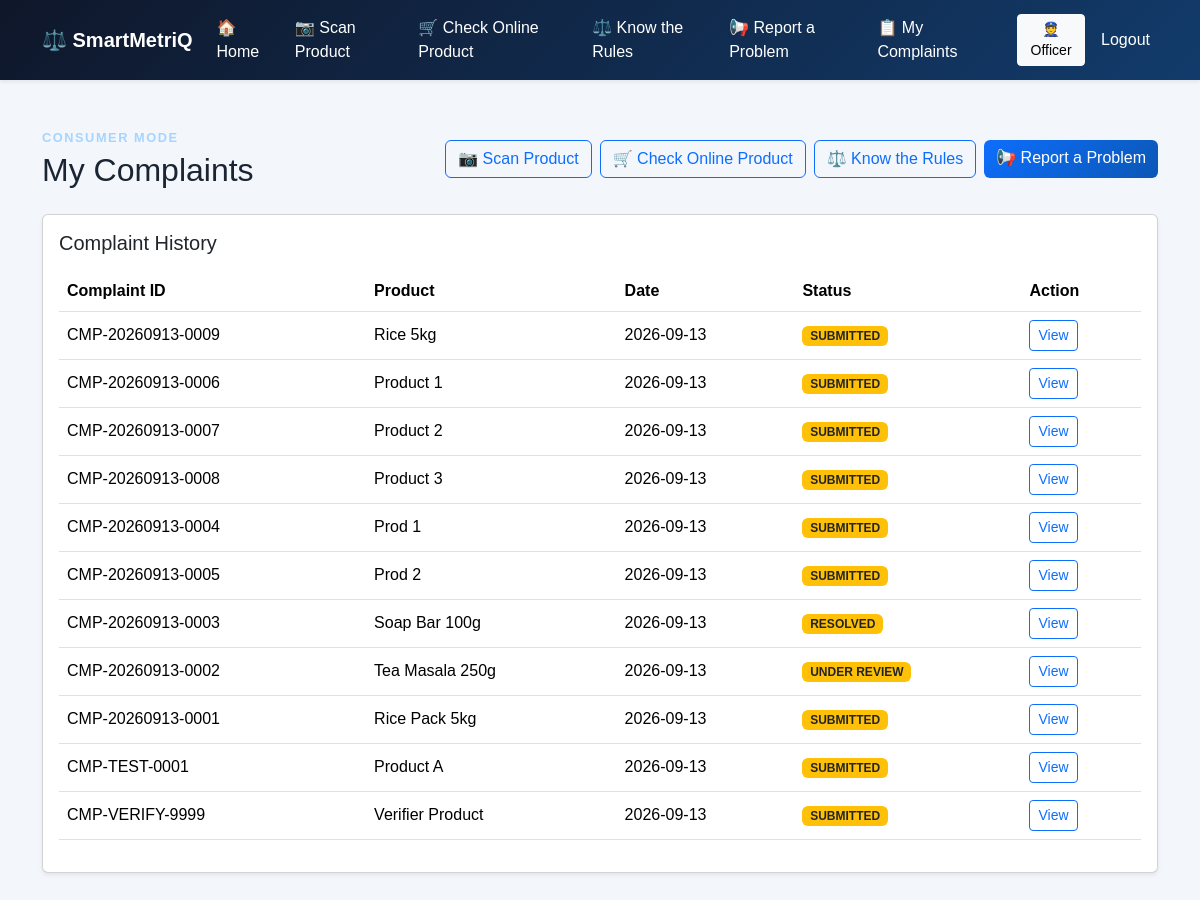
The app's page /consumer/dashboard (signed in) with its own data.
### tables this page shows
CREATE TABLE complaints (
            id INTEGER PRIMARY KEY AUTOINCREMENT,
            complaint_id TEXT UNIQUE,
            consumer TEXT,
            product_name TEXT,
            complaint_description TEXT,
            image_path TEXT,
            image_filename TEXT,
            ocr_result TEXT,
            extracted_data TEXT,
            compliance_result TEXT,
            status TEXT,
            evidence_hash TEXT,
            created_at TEXT,
            updated_at TEXT,
            metadata TEXT
        );

### app.py (the view)
@app.route('/consumer')
@app.route('/consumer/dashboard')
def consumer_dashboard():
    if not session.get('logged_in'):
        return redirect(url_for('login'))
    if session.get('user_role') == 'officer':
        return redirect(url_for('dashboard'))
    consumer_name = session.get('username', 'consumer')
    complaints = get_complaint_records(consumer_name)
    if not complaints:
        complaints = seed_demo_complaints()
    session['complaints'] = complaints
    session['mode'] = 'consumer'
    return render_template('consumer_dashboard.html', complaints=complaints, mode='consumer')

### app.py (called while the page is built, shortened)
def get_db_connection():
    conn = sqlite3.connect(DB_PATH)
    conn.row_factory = sqlite3.Row
    return conn

def seed_demo_complaints():
    existing = get_complaint_records('consumer')
    if len(existing) >= 3:
        return existing

### templates/consumer_dashboard.html (shortened to what this page needs)
{% extends 'base.html' %}
{% block content %}
<section class="container py-5">
  <div class="d-flex justify-content-between align-items-center mb-4 flex-wrap gap-3">
    <div>
      <p class="eyebrow mb-1">Consumer Mode</p>
      <h2 class="mb-0">My Complaints</h2>
    </div>
    <div class="d-flex gap-2 flex-wrap">
      <a href="{{ url_for('scanner') }}" class="btn btn-outline-primary">📷 Scan Product</a>
      <a href="{{ url_for('ecommerce_checker_page') }}" class="btn btn-outline-primary">🛒 Check Online Product</a>
      <a href="{{ url_for('know_rules') }}" class="btn btn-outline-primary">⚖️ Know the Rules</a>
      <a href="{{ url_for('consumer_complaint_new') }}" class="btn btn-primary">📢 Report a Problem</a>
    </div>
  </div>
  <div class="card shadow-sm mb-4">
    <div class="card-body">
      <h5 class="card-title mb-3">Complaint History</h5>
      {% if complaints %}
      <div class="table-responsive">
        <table class="table align-middle">
          <thead>
            <tr>
              <th>Complaint ID</th>
              <th>Product</th>
              <th>Date</th>
              <th>Status</th>
              <th>Action</th>
            </tr>
          </thead>
          <tbody>
            {% for complaint in complaints %}
            <tr>
              <td>{{ complaint.complaint_id }}</td>
              <td>{{ complaint.product_name }}</td>
              <td>{{ complaint.created_at[:10] }}</td>
              <td><span class="badge bg-warning text-dark">{{ complaint.status }}</span></td>
              <td><a href="{{ url_for('complaint_detail', complaint_id=complaint.complaint_id) }}" class="btn btn-sm btn-outline-primary">View</a></td>
            </tr>
            {% endfor %}
          </tbody>
        </table>
      </div>
      {% else %}
      <p class="mb-0 text-muted">No complaints submitted yet.</p>
      {% endif %}
    </div>
  </div>
</section>
{% endblock %}

### static/css/style.css (style rules this page uses)
:root { --primary: #0d6efd; --primary-dark: #0b3d91; --success: #198754; --warning: #ffc107; --danger: #dc3545; --bg: #f3f7fb; --card: #ffffff; --text: #1a2433; --muted: #5f6f85; --navy: #0f172a; }
* { box-sizing: border-box; }
body { margin: 0; font-family: Arial, Helvetica, sans-serif; background: var(--bg); color: var(--text); }
.eyebrow { text-transform: uppercase; letter-spacing: 0.12em; font-size: 0.8rem; font-weight: bold; color: #a7d4ff; }
.btn-primary { background: linear-gradient(135deg, #0d6efd, #0b57b5); border: none; }

### records on screen
complaints: complaint_id "CMP-20260913-0009", product_name "Rice 5kg", created_at "2026-09-13", status "SUBMITTED"
complaints: complaint_id "CMP-20260913-0006", product_name "Product 1", created_at "2026-09-13", status "SUBMITTED"
complaints: complaint_id "CMP-20260913-0007", product_name "Product 2", created_at "2026-09-13", status "SUBMITTED"
complaints: complaint_id "CMP-20260913-0008", product_name "Product 3", created_at "2026-09-13", status "SUBMITTED"
complaints: complaint_id "CMP-20260913-0004", product_name "Prod 1", created_at "2026-09-13", status "SUBMITTED"
complaints: complaint_id "CMP-20260913-0005", product_name "Prod 2", created_at "2026-09-13", status "SUBMITTED"
complaints: complaint_id "CMP-20260913-0003", product_name "Soap Bar 100g", created_at "2026-09-13", status "RESOLVED"
complaints: complaint_id "CMP-20260913-0002", product_name "Tea Masala 250g", created_at "2026-09-13", status "UNDER REVIEW"
complaints: complaint_id "CMP-20260913-0001", product_name "Rice Pack 5kg", created_at "2026-09-13", status "SUBMITTED"
complaints: complaint_id "CMP-TEST-0001", product_name "Product A", created_at "2026-09-13", status "SUBMITTED"
complaints: complaint_id "CMP-VERIFY-9999", product_name "Verifier Product", created_at "2026-09-13", status "SUBMITTED"
